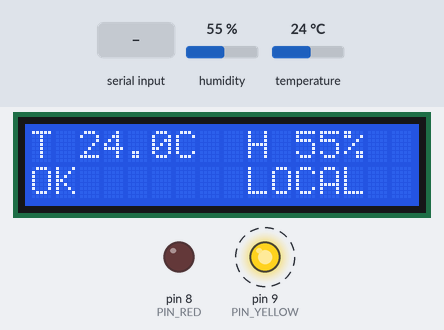
Bench run of a sketch on a simulated Arduino Uno, built with avr-gcc and run on an emulated ATmega328P. Parts: 16×2 character LCD, output pins drawn as LEDs (lit = HIGH). Dashed ring = blinking. The test bench sets the inputs (shaded band); at power-on: temperature 24 °C, humidity 55 %. What the sketch prints to the serial monitor is not drawn.

Above: at 3.6 s.
3.7 s: temperature set to 34 °C
At 6.26 s:
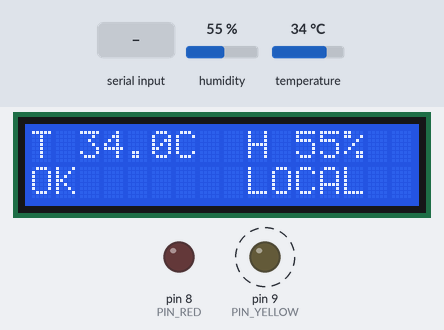
7.5 s: temperature set to 37 °C
At 10.2 s:
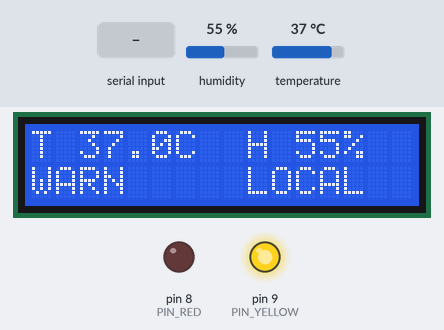
10.5 s: temperature set to 40 °C
At 12.75 s:
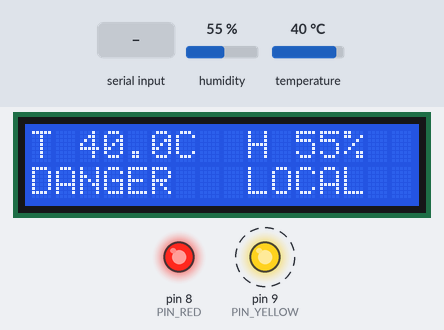
15.0 s: "C90\n" received over Serial
19.5 s: humidity set to 22 %
At 22.25 s:
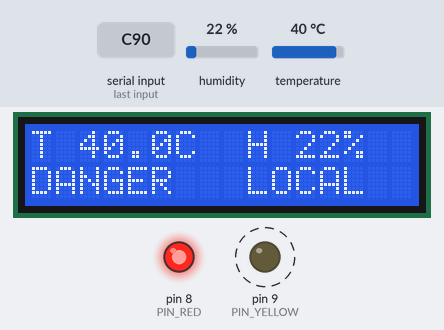
Timing chart, 0 to 23.5 s (numbered marks = the images above; inputs shaded):
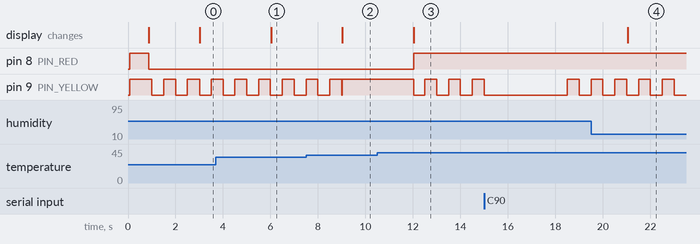

The sketch:

afyanest_uno.ino
```cpp
/*
 * AfyaNest — Arduino Uno sensor box (USB to a laptop / Raspberry Pi running
 * tools/serial_bridge.py, which forwards readings to the AfyaNest server).
 *
 * Matches the starter kit:
 *   - DHT11 temperature + humidity module   -> D7        (DHT22 also works, see DHT_TYPE)
 *   - 16x2 LCD (HD44780, 4-bit parallel)     -> RS D12, E D11, D4 D5, D5 D4, D6 D3, D7 D2
 *                                               (10k pot on V0 for contrast, RW to GND)
 *   - Red LED    (danger)  -> D8  through 220 ohm
 *   - Yellow LED (warning) -> D9  through 220 ohm
 * Optional (set the #define to 1 when fitted):
 *   - MQ-137 ammonia module, AO -> A0           HAS_MQ137
 *   - Active buzzer -> D10                       HAS_BUZZER
 *   - Fan relay module IN -> D6 (active HIGH)    HAS_FAN_RELAY
 *   - Heater/brooder relay IN -> A1 (active HIGH) HAS_HEATER_RELAY
 *   - Curtain servo / motor driver signal -> A2   HAS_CURTAIN_SERVO (0 % closed .. 100 % open)
 *
 * Libraries (Arduino IDE > Library Manager):
 *   "DHT sensor library" by Adafruit (+ "Adafruit Unified Sensor"), LiquidCrystal (built in)
 *
 * Serial protocol, 9600 baud, one line per message:
 *   box  -> PC  every 60 s : D,<temp_c>,<rh_pct>,<nh3_ppm|-1>,<rs_kohm|-1>,<uptime_s>
 *   PC   -> box after each upload : L,<level>,<fan>,<buzzer>,<heater>,<curtain%|-1>,<tlo*10>,<thi*10>
 *                                   level 0 ok, 1 watch, 2 warning, 3 danger
 *                                   (older servers send only the first three: still understood)
 *
 * AUTOMATIC RESPONSE: the server decides what to switch (fan, heater, curtains, alarm)
 * the moment it detects a problem; the box does it straight away, then the farmer is told.
 *   PC   -> box "C" : print MQ-137 calibration value (in clean outdoor air)
 *
 * Safety without the server: if no "L" line arrives for 3 minutes (laptop off,
 * no internet, server down) the box switches to LOCAL rules below, blinks the
 * yellow LED, and still drives the red LED / buzzer / fan / heater / curtain by itself,
 * using the comfort band for the birds' age that the server last sent.
 */
#include <DHT.h>
#include <LiquidCrystal.h>
#include <EEPROM.h>

// ------------------------------------------------------------------ settings
#define DHT_PIN        7
#define DHT_TYPE       DHT11      // DHT22 if you upgrade (more accurate, recommended)
#define PIN_RED        8
#define PIN_YELLOW     9
#define HAS_BUZZER     0
#define PIN_BUZZER     10
#define HAS_FAN_RELAY  0
#define PIN_FAN        6
#define HAS_HEATER_RELAY  0
#define PIN_HEATER     A1
#define HAS_CURTAIN_SERVO 0
#define PIN_CURTAIN    A2
#define HAS_MQ137      0
#define PIN_MQ         A0

#if HAS_CURTAIN_SERVO
#include <Servo.h>
Servo curtainServo;
int curtainPos = -1;
#endif

// local safety rules (used only when the server is not answering)
const float LOCAL_NH3_WARN = 20.0, LOCAL_NH3_DANGER = 25.0;   // ppm
const float LOCAL_T_LOW = 18.0,    LOCAL_T_HIGH = 32.0;        // deg C, adjust to bird age

// MQ-137: ppm = A * (Rs/R0)^B  (datasheet NH3 curve). Measure RL on your module!
const float RL_KOHM = 10.0, VCC = 5.0, CLEAN_AIR_RATIO = 3.6;
const float CURVE_A = 102.2, CURVE_B = -2.473;

const unsigned long SAMPLE_MS = 3000;         // DHT11: max one read per second
const unsigned long REPORT_MS = 60000;        // send averages every minute
const unsigned long SERVER_TIMEOUT_MS = 180000;

LiquidCrystal lcd(12, 11, 5, 4, 3, 2);
DHT dht(DHT_PIN, DHT_TYPE);

float accT = 0, accH = 0, accRs = 0;
int nT = 0, nRs = 0;
float lastT = NAN, lastH = NAN, lastNh3 = NAN;
float R0 = NAN;
int level = 0, fanCmd = 0, buzzCmd = 0, heaterCmd = 0, curtainCmd = -1;
float tLo = NAN, tHi = NAN;                   // comfort band for the birds' age (from server)
unsigned long lastSample = 0, lastReport = 0, lastServer = 0, lastErr = 0;
int dhtFails = 0;
bool everHeardServer = false;
char rx[40];
byte rxLen = 0;

// ------------------------------------------------------------------ helpers
float readRs() {
#if HAS_MQ137
  long s = 0;
  for (int i = 0; i < 16; i++) { s += analogRead(PIN_MQ); delay(2); }
  float v = (s / 16.0) * VCC / 1023.0;
  if (v < 0.01) return NAN;
  return RL_KOHM * (VCC - v) / v;
#else
  return NAN;
#endif
}

float rsToPpm(float rs) {
  if (isnan(rs) || isnan(R0) || R0 <= 0) return NAN;
  return CURVE_A * pow(rs / R0, CURVE_B);
}

bool serverAlive() {
  return everHeardServer && (millis() - lastServer < SERVER_TIMEOUT_MS);
}

int localLevel() {
  int lv = 0;
  if (!isnan(lastNh3)) {
    if (lastNh3 >= LOCAL_NH3_DANGER) lv = 3;
    else if (lastNh3 >= LOCAL_NH3_WARN) lv = 2;
  }
  if (!isnan(lastT)) {
    float lo = isnan(tLo) ? LOCAL_T_LOW : tLo, hi = isnan(tHi) ? LOCAL_T_HIGH : tHi;
    if (lastT < lo - 6 || lastT > hi + 6) lv = max(lv, 3);
    else if (lastT < lo - 3 || lastT > hi + 3) lv = max(lv, 2);
  }
  return lv;
}

void drive() {
  bool live = serverAlive();
  int lv = live ? level : localLevel();
  bool blink = (millis() / 500) % 2;
  digitalWrite(PIN_RED, lv >= 3 ? HIGH : LOW);
  // yellow: steady on warning; blinking = no server (local mode)
  digitalWrite(PIN_YELLOW, (lv == 2 || lv == 1) ? HIGH : (!live && blink) ? HIGH : LOW);
#if HAS_BUZZER
  bool buzz = live ? buzzCmd : (lv >= 3);
  digitalWrite(PIN_BUZZER, (buzz && blink) ? HIGH : LOW);
#endif
  float lo = isnan(tLo) ? LOCAL_T_LOW : tLo, hi = isnan(tHi) ? LOCAL_T_HIGH : tHi;
  bool cold = !isnan(lastT) && lastT < lo;
  bool hot = !isnan(lastT) && lastT > hi + 3;
  bool nh3Bad = !isnan(lastNh3) && lastNh3 >= LOCAL_NH3_WARN;
#if HAS_FAN_RELAY
  bool fan = live ? fanCmd : ((nh3Bad || hot) && !cold);
  digitalWrite(PIN_FAN, fan ? HIGH : LOW);
#endif
#if HAS_HEATER_RELAY
  bool heat = live ? heaterCmd : (cold && !hot);
  digitalWrite(PIN_HEATER, heat ? HIGH : LOW);
#endif
#if HAS_CURTAIN_SERVO
  int want = live ? curtainCmd : (hot ? 100 : nh3Bad ? 60 : cold ? 10 : curtainPos);
  if (want >= 0 && want != curtainPos) {
    curtainServo.write(map(constrain(want, 0, 100), 0, 100, 0, 180));
    curtainPos = want;
  }
#endif
}

void showLcd() {
  static const char *names[] = {"OK    ", "WATCH ", "WARN  ", "DANGER"};
  lcd.setCursor(0, 0);
  char l1[17];
  if (isnan(lastT)) snprintf(l1, 17, "Sensor error!   ");
  else snprintf(l1, 17, "T%3d.%dC  H%3d%%  ", (int)lastT, abs((int)(lastT * 10)) % 10, (int)lastH);
  lcd.print(l1);
  lcd.setCursor(0, 1);
  char l2[17];
  bool live = serverAlive();
  int lv = live ? level : localLevel();
  if (!isnan(lastNh3)) snprintf(l2, 17, "NH3%3d %s%s", (int)(lastNh3 + 0.5), names[lv], live ? "*" : "L");
  else snprintf(l2, 17, "%s   %s", names[lv], live ? "ONLINE " : "LOCAL  ");
  lcd.print(l2);
}

void handleLine(char *s) {
  if (s[0] == 'L' && s[1] == ',') {
    int lv, fn, bz, ht = 0, ct = -1, lo10 = -1, hi10 = -1;
    int n = sscanf(s + 2, "%d,%d,%d,%d,%d,%d,%d", &lv, &fn, &bz, &ht, &ct, &lo10, &hi10);
    if (n >= 3) {
      level = constrain(lv, 0, 3); fanCmd = fn; buzzCmd = bz;
      if (n >= 4) heaterCmd = ht;
      if (n >= 5) curtainCmd = ct;
      if (n >= 6 && lo10 > 0) tLo = lo10 / 10.0;
      if (n >= 7 && hi10 > 0) tHi = hi10 / 10.0;
      lastServer = millis(); everHeardServer = true;
    }
  } else if (s[0] == 'C') {
    // calibration: in clean outdoor air, after 48 h burn-in
    float s2 = 0; int n = 0;
    for (int i = 0; i < 30; i++) { float rs = readRs(); if (!isnan(rs)) { s2 += rs; n++; } delay(100); }
    if (n) {
      R0 = (s2 / n) / CLEAN_AIR_RATIO;
      EEPROM.put(0, R0);
      Serial.print(F("CAL,R0=")); Serial.println(R0, 3);
    } else {
      Serial.println(F("CAL,no MQ-137 fitted"));
    }
  }
}

void readSerial() {
  while (Serial.available()) {
    char c = Serial.read();
    if (c == '\n' || c == '\r') {
      if (rxLen) { rx[rxLen] = 0; handleLine(rx); rxLen = 0; }
    } else if (rxLen < sizeof(rx) - 1) {
      rx[rxLen++] = c;
    }
  }
}

// ------------------------------------------------------------------ setup/loop
void setup() {
  Serial.begin(9600);
  pinMode(PIN_RED, OUTPUT);
  pinMode(PIN_YELLOW, OUTPUT);
#if HAS_BUZZER
  pinMode(PIN_BUZZER, OUTPUT);
#endif
#if HAS_FAN_RELAY
  pinMode(PIN_FAN, OUTPUT);
#endif
#if HAS_HEATER_RELAY
  pinMode(PIN_HEATER, OUTPUT);
#endif
#if HAS_CURTAIN_SERVO
  curtainServo.attach(PIN_CURTAIN);
#endif
  EEPROM.get(0, R0);
  if (!(R0 > 0.01 && R0 < 10000)) R0 = NAN;
  dht.begin();
  lcd.begin(16, 2);
  lcd.print("AfyaNest");
  lcd.setCursor(0, 1);
  lcd.print("starting...");
  // lamp test
  digitalWrite(PIN_RED, HIGH); digitalWrite(PIN_YELLOW, HIGH);
  delay(800);
  digitalWrite(PIN_RED, LOW); digitalWrite(PIN_YELLOW, LOW);
  lcd.clear();
  Serial.println(F("HELLO,afyanest-uno,1"));
}

void loop() {
  unsigned long now = millis();
  readSerial();
  if (now - lastSample >= SAMPLE_MS) {
    lastSample = now;
    float t = dht.readTemperature(), h = dht.readHumidity();
    if (!isnan(t) && !isnan(h)) { accT += t; accH += h; nT++; lastT = t; lastH = h; dhtFails = 0; }
    else {
      dhtFails++;
      if (dhtFails >= 3) lastT = NAN;                  // LCD shows "Sensor error!"
      // tell the laptop instead of staying silent (every 15 s at most)
      if (dhtFails >= 3 && now - lastErr >= 15000) {
        lastErr = now;
        Serial.print(F("E,DHT not responding on pin "));
        Serial.println(DHT_PIN);
      }
    }
    float rs = readRs();
    if (!isnan(rs)) { accRs += rs; nRs++; lastNh3 = rsToPpm(rs); }
    showLcd();
  }
  if (now - lastReport >= REPORT_MS && nT > 0) {
    lastReport = now;
    float rs = nRs ? accRs / nRs : NAN;
    float ppm = rsToPpm(rs);
    Serial.print(F("D,"));
    Serial.print(accT / nT, 1); Serial.print(',');
    Serial.print(accH / nT, 1); Serial.print(',');
    if (isnan(ppm)) Serial.print(F("-1")); else Serial.print(ppm, 1);
    Serial.print(',');
    if (isnan(rs)) Serial.print(F("-1")); else Serial.print(rs, 2);
    Serial.print(',');
    Serial.println(now / 1000);
    accT = accH = accRs = 0; nT = nRs = 0;
  }
  drive();
}
```

Measured:
- the behaviour switches between 35 and 36 °C on temperature (found by bisection; images 1 and 2)
- the behaviour switches between 38 and 39 °C on temperature (found by bisection; images 2 and 3)
- after the input at 3.7 s, the display: changes after 2.3 s (image 1)
- after the input at 7.5 s, the display: changes after 1.5 s (image 2)
- after the input at 10.5 s, pin 8 (PIN_RED): LOW → HIGH after 1.5 s; pin 9 (PIN_YELLOW): alternates HIGH for 0.50 s and LOW for 0.50 s, starting after 1.5 s; the display: changes after 1.5 s (image 3)
- after the input at 19.5 s, the display: changes after 1.6 s (image 4)
- by itself, pin 9 (PIN_YELLOW): alternates HIGH for 0.50 s and LOW for 0.50 s
